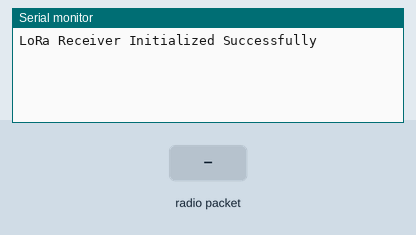
Simulated run of this sketch. Board: Arduino Uno, built with avr-gcc and run on an emulated ATmega328P. Shown: the last lines printed to the serial monitor. Inputs (shaded band) come from the test bench. No radio packets arrive unless stated.

Above: at 1.2 s.
1.3 s: radio packet "1" arrives
At 2.5 s:
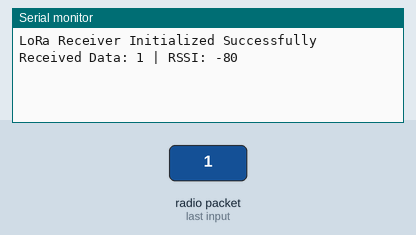
2.8 s: radio packet "0" arrives
At 3.7 s:
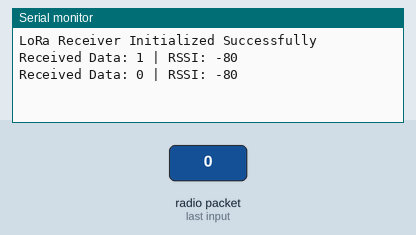
4.3 s: radio packet "2" arrives
At 4.9 s:
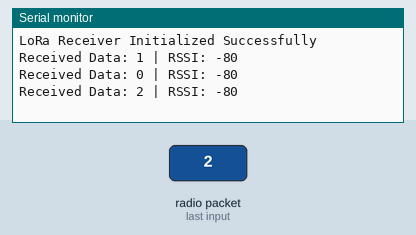

The sketch:

reciver.ino
```cpp
#include <SPI.h>
#include <LoRa.h>

#define SS   5
#define RST  14
#define DIO0 26

void setup() {
  Serial.begin(115200);

  LoRa.setPins(SS, RST, DIO0);

  if (!LoRa.begin(433E6)) {
    Serial.println("LoRa Initialization Failed!");
    while (1);
  }

  Serial.println("LoRa Receiver Initialized Successfully");
}

void loop() {
  int packetSize = LoRa.parsePacket();

  if (packetSize) {
    Serial.print("Received Data: ");

    while (LoRa.available()) {
      Serial.print((char)LoRa.read());
    }

    Serial.print(" | RSSI: ");
    Serial.println(LoRa.packetRssi());
  }
}
```

Measured:
- after the input at 1.3 s, the serial monitor: prints a new line at once (image 1)
- after the input at 2.8 s, the serial monitor: prints a new line at once (image 2)
- after the input at 4.3 s, the serial monitor: prints a new line at once (image 3)
